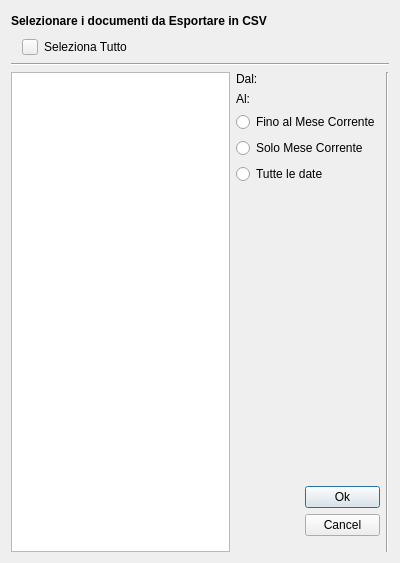
<?xml version="1.0" encoding="UTF-8"?>
<ui version="4.0">
 <class>Dialog_exp_fields</class>
 <widget class="QDialog" name="Dialog_exp_fields">
  <property name="windowModality">
   <enum>Qt::WindowModal</enum>
  </property>
  <property name="geometry">
   <rect>
    <x>0</x>
    <y>0</y>
    <width>400</width>
    <height>563</height>
   </rect>
  </property>
  <property name="windowTitle">
   <string>Documenti da Esportare</string>
  </property>
  <layout class="QGridLayout" name="gridLayout">
   <item row="0" column="0">
    <layout class="QVBoxLayout" name="verticalLayout_3">
     <item>
      <layout class="QVBoxLayout" name="verticalLayout_2">
       <item>
        <layout class="QHBoxLayout" name="horizontalLayout_3">
         <item>
          <widget class="QLabel" name="label_7">
           <property name="font">
            <font>
             <weight>75</weight>
             <bold>true</bold>
            </font>
           </property>
           <property name="text">
            <string>Selezionare i documenti da Esportare in CSV</string>
           </property>
           <property name="alignment">
            <set>Qt::AlignCenter</set>
           </property>
          </widget>
         </item>
         <item>
          <spacer name="horizontalSpacer">
           <property name="orientation">
            <enum>Qt::Horizontal</enum>
           </property>
           <property name="sizeHint" stdset="0">
            <size>
             <width>40</width>
             <height>20</height>
            </size>
           </property>
          </spacer>
         </item>
        </layout>
       </item>
       <item>
        <layout class="QHBoxLayout" name="horizontalLayout_7">
         <property name="leftMargin">
          <number>11</number>
         </property>
         <item>
          <widget class="QPushButton" name="bot_toggle_select_all">
           <property name="sizePolicy">
            <sizepolicy hsizetype="Fixed" vsizetype="Fixed">
             <horstretch>0</horstretch>
             <verstretch>0</verstretch>
            </sizepolicy>
           </property>
           <property name="maximumSize">
            <size>
             <width>16</width>
             <height>16</height>
            </size>
           </property>
           <property name="text">
            <string/>
           </property>
          </widget>
         </item>
         <item>
          <widget class="QLabel" name="label_toggle_select_all">
           <property name="text">
            <string>Seleziona Tutto</string>
           </property>
           <property name="alignment">
            <set>Qt::AlignCenter</set>
           </property>
          </widget>
         </item>
         <item>
          <spacer name="horizontalSpacer_3">
           <property name="orientation">
            <enum>Qt::Horizontal</enum>
           </property>
           <property name="sizeHint" stdset="0">
            <size>
             <width>40</width>
             <height>20</height>
            </size>
           </property>
          </spacer>
         </item>
        </layout>
       </item>
       <item>
        <widget class="Line" name="line_2">
         <property name="orientation">
          <enum>Qt::Horizontal</enum>
         </property>
        </widget>
       </item>
      </layout>
     </item>
     <item>
      <layout class="QHBoxLayout" name="horizontalLayout_2">
       <item>
        <layout class="QHBoxLayout" name="horizontalLayout">
         <item>
          <widget class="MyTreeWidget" name="treeWidget">
           <property name="defaultDropAction">
            <enum>Qt::IgnoreAction</enum>
           </property>
           <property name="alternatingRowColors">
            <bool>true</bool>
           </property>
           <property name="selectionMode">
            <enum>QAbstractItemView::MultiSelection</enum>
           </property>
           <property name="indentation">
            <number>40</number>
           </property>
           <property name="sortingEnabled">
            <bool>true</bool>
           </property>
           <property name="animated">
            <bool>true</bool>
           </property>
           <attribute name="headerVisible">
            <bool>false</bool>
           </attribute>
           <column>
            <property name="text">
             <string notr="true">1</string>
            </property>
           </column>
          </widget>
         </item>
         <item>
          <layout class="QVBoxLayout" name="verticalLayout">
           <item>
            <layout class="QVBoxLayout" name="verticalLayout_4">
             <item>
              <layout class="QHBoxLayout" name="horizontalLayout_4">
               <item>
                <widget class="QLabel" name="label">
                 <property name="text">
                  <string>Dal:</string>
                 </property>
                </widget>
               </item>
               <item>
                <widget class="QWidget" name="dateEdit_exp_dal_wid" native="true"/>
               </item>
              </layout>
             </item>
             <item>
              <layout class="QHBoxLayout" name="horizontalLayout_5">
               <item>
                <widget class="QLabel" name="label_2">
                 <property name="text">
                  <string>Al:</string>
                 </property>
                </widget>
               </item>
               <item>
                <widget class="QWidget" name="dateEdit_exp_al_wid" native="true"/>
               </item>
              </layout>
             </item>
             <item>
              <widget class="QRadioButton" name="radio_exp_untill_this_month">
               <property name="text">
                <string>Fino al Mese Corrente</string>
               </property>
              </widget>
             </item>
             <item>
              <widget class="QRadioButton" name="radio_exp_just_this_month">
               <property name="text">
                <string>Solo Mese Corrente</string>
               </property>
              </widget>
             </item>
             <item>
              <widget class="QRadioButton" name="radio_exp_all">
               <property name="text">
                <string>Tutte le date</string>
               </property>
              </widget>
             </item>
            </layout>
           </item>
           <item>
            <spacer name="verticalSpacer">
             <property name="orientation">
              <enum>Qt::Vertical</enum>
             </property>
             <property name="sizeHint" stdset="0">
              <size>
               <width>93</width>
               <height>203</height>
              </size>
             </property>
            </spacer>
           </item>
           <item>
            <layout class="QVBoxLayout" name="verticalLayout_5">
             <property name="bottomMargin">
              <number>16</number>
             </property>
             <item>
              <spacer name="verticalSpacer_2">
               <property name="orientation">
                <enum>Qt::Vertical</enum>
               </property>
               <property name="sizeHint" stdset="0">
                <size>
                 <width>20</width>
                 <height>40</height>
                </size>
               </property>
              </spacer>
             </item>
             <item>
              <layout class="QHBoxLayout" name="horizontalLayout_6">
               <item>
                <spacer name="horizontalSpacer_2">
                 <property name="orientation">
                  <enum>Qt::Horizontal</enum>
                 </property>
                 <property name="sizeHint" stdset="0">
                  <size>
                   <width>40</width>
                   <height>20</height>
                  </size>
                 </property>
                </spacer>
               </item>
               <item>
                <layout class="QVBoxLayout" name="verticalLayout_6">
                 <item>
                  <widget class="QPushButton" name="bot_ok_export">
                   <property name="sizePolicy">
                    <sizepolicy hsizetype="Fixed" vsizetype="Fixed">
                     <horstretch>0</horstretch>
                     <verstretch>0</verstretch>
                    </sizepolicy>
                   </property>
                   <property name="maximumSize">
                    <size>
                     <width>75</width>
                     <height>23</height>
                    </size>
                   </property>
                   <property name="text">
                    <string>Ok</string>
                   </property>
                   <property name="default">
                    <bool>true</bool>
                   </property>
                  </widget>
                 </item>
                 <item>
                  <widget class="QPushButton" name="bot_canc_export">
                   <property name="sizePolicy">
                    <sizepolicy hsizetype="Fixed" vsizetype="Fixed">
                     <horstretch>0</horstretch>
                     <verstretch>0</verstretch>
                    </sizepolicy>
                   </property>
                   <property name="maximumSize">
                    <size>
                     <width>75</width>
                     <height>23</height>
                    </size>
                   </property>
                   <property name="text">
                    <string>Cancel</string>
                   </property>
                  </widget>
                 </item>
                </layout>
               </item>
              </layout>
             </item>
            </layout>
           </item>
          </layout>
         </item>
         <item>
          <widget class="Line" name="line">
           <property name="orientation">
            <enum>Qt::Vertical</enum>
           </property>
          </widget>
         </item>
        </layout>
       </item>
      </layout>
     </item>
    </layout>
   </item>
  </layout>
 </widget>
 <customwidgets>
  <customwidget>
   <class>MyTreeWidget</class>
   <extends>QTreeWidget</extends>
   <header>kwidget.my_tree_widget.MyTreeWidget</header>
  </customwidget>
 </customwidgets>
 <resources/>
 <connections/>
</ui>
